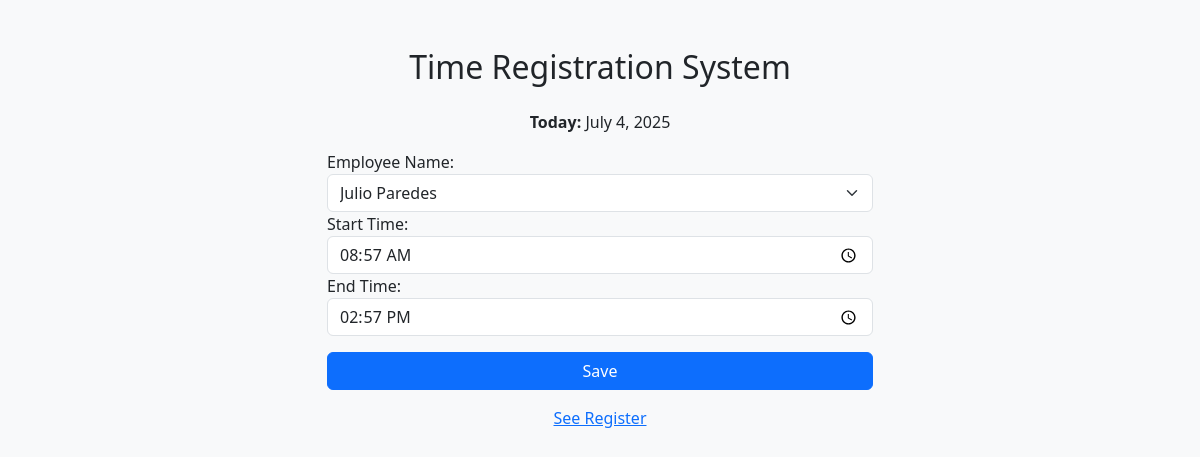
The app's page /editar/236/ with its own data.
### registros/models.py (models this page shows, shortened)
class Registro(models.Model):
    EMPLEADOS_CHOICES = [
        ('Julio Paredes', 'Julio Paredes'),
        ('Muhammad Ali', 'Muhammad Ali'),
        ('Marvin Herlindo Boche Paredes', 'Marvin Herlindo Boche Paredes'),
        ('Geovanny Sanchez', 'Geovanny Sanchez'),
        ('Shamir Waseem', 'Shamir Waseem'),
        ('Eddy Carrillo', 'Eddy Carrillo'),
        ('Luis Gutierrez', 'Luis Gutierrez'),
        ('Talal Haider', 'Talal Haider'),
    ]
    nombre_empleado = models.CharField(max_length=100, choices=EMPLEADOS_CHOICES)
    fecha = models.DateField(auto_now_add=True)
    hora_inicio = models.TimeField()
    hora_fin = models.TimeField()
    total_horas = models.DecimalField(max_digits=5, decimal_places=2, blank=True, null=True)

### registros/views.py (the view)
# urls.py: path('editar/<int:registro_id>/', views.editar_registro, name='editar_registro'),  # 👈 esta línea es clave
def editar_registro(request, registro_id):
    registro = get_object_or_404(Registro, pk=registro_id)
    if request.method == 'POST':
        form = RegistroForm(request.POST, instance=registro)
        if form.is_valid():
            form.save()
            return redirect('lista_registros')
    else:
        form = RegistroForm(instance=registro)
    return render(request, 'registros/formulario.html', {
        'form': form,
        'today': registro.fecha  # usamos la fecha original
    })

### registros/forms.py (shortened to what this page needs)
class RegistroForm(forms.ModelForm):
    class Meta:
        model = Registro
        exclude = []  # ✅ No excluir fecha
        labels = {
            'nombre_empleado': 'Employee Name',
            'hora_inicio': 'Start Time',
            'hora_fin': 'End Time',
            'fecha': 'Date',
        }
        widgets = {
            'nombre_empleado': forms.Select(attrs={'class': 'form-select'}),
            'hora_inicio': forms.TimeInput(attrs={'type': 'time', 'class': 'form-control'}),
            'hora_fin': forms.TimeInput(attrs={'type': 'time', 'class': 'form-control'}),
            'fecha': forms.DateInput(attrs={'type': 'date', 'class': 'form-control', 'readonly': 'readonly'}),
        }

### templates/registros/formulario.html (shortened to what this page needs)
<!DOCTYPE html>
<html lang="es">
<head>
  <link href="https://cdn.jsdelivr.net/npm/bootstrap@5.3.3/dist/css/bootstrap.min.css" rel="stylesheet">
</head>
<body class="bg-light">
<div class="container py-5">
  <div class="row justify-content-center">
    <div class="col-md-6">
      <h2 class="mb-4 text-center">Time Registration System</h2>
      <p class="text-center"><strong>Today:</strong> {{ today }}</p>
      <form method="post" novalidate>
         {{ form.nombre_empleado.label_tag }}
        {{ form.nombre_empleado }}
        {{ form.hora_inicio.label_tag }}
        {{ form.hora_inicio }}
        {{ form.hora_fin.label_tag }}
        {{ form.hora_fin }}
  <button type="submit" class="btn btn-primary w-100 mt-3">Save</button>
      </form>
      <div class="mt-3 text-center">
        <a href="{% url 'lista_registros' %}">See Register</a>
      </div>
    </div>
  </div>
</div>
</body>
</html>

### records on screen
Registro: fecha "July 4, 2025", nombre_empleado "Julio Paredes", hora_inicio "08:57:00", hora_fin "14:57:00"
